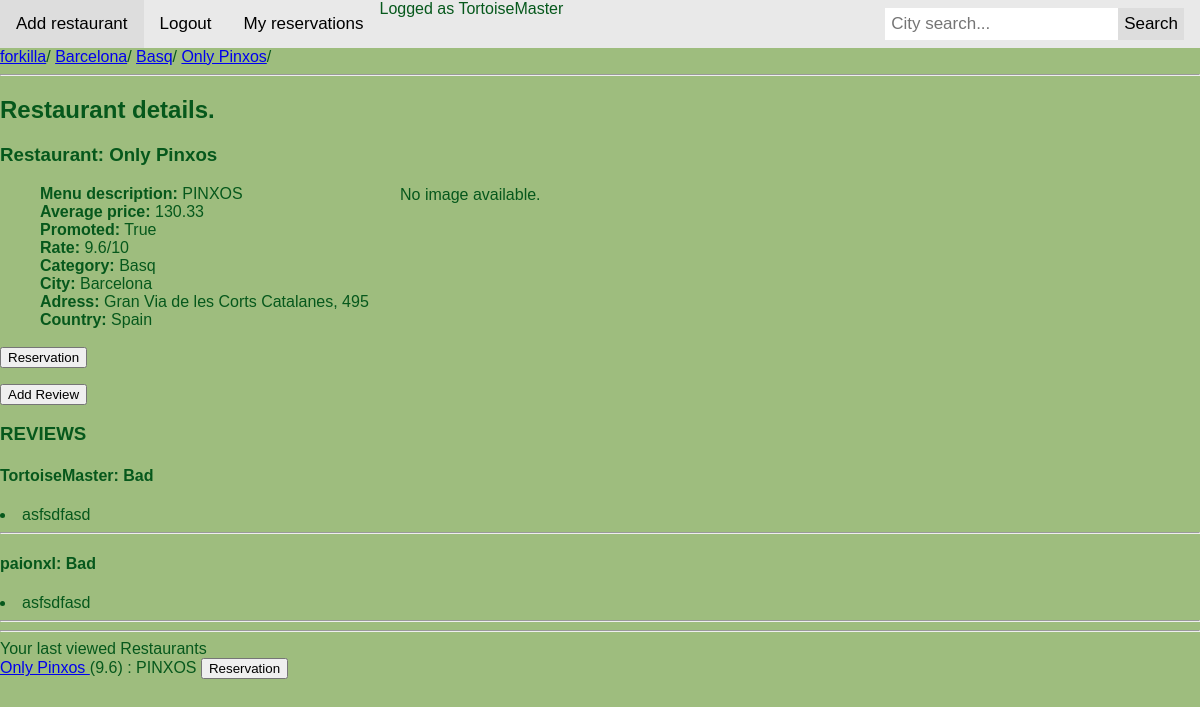
The page /restaurant/09186666/ (signed in) on the database its author committed.
### forkilla/models.py (models this page shows, shortened)
class Restaurant(models.Model):
    CATEGORIES = (
        ("Rice", "Rice"),
        ("Fusi", "Fusion"),
        ("BBQ", "Barbecue"),
        ("Chin", "Chinese"),
        ("Medi", "Mediterranean"),
        ("Crep", "Creperie"),
        ("Hind", "Hindu"),
        ("Japa", "Japanese"),
        ("Ital", "Italian"),
        ("Mexi", "Mexican"),
        ("Peru", "Peruvian"),
        ("Russ", "Russian"),
        ("Turk", "Turkish"),
        ("Basq", "Basque"),
        ("Vegy", "Vegetarian"),
        ("Afri", "African"),
        ("Egyp", "Egyptian"),
        ("Grek", "Greek")
    )
    _d_categories = dict(CATEGORIES)
    restaurant_number = models.CharField(max_length=8, unique=True)
    name = models.CharField(max_length=50)
    menu_description = models.TextField()
    price_average = models.DecimalField(max_digits=5, decimal_places=2)
    is_promot = models.BooleanField()
    rate = models.DecimalField(max_digits=3, decimal_places=1)
    address = models.CharField(max_length=50)
    city = models.CharField(max_length=50)
    country = models.CharField(max_length=50)
    featured_photo = models.ImageField()
    category = models.CharField(max_length=5, choices=CATEGORIES)
    restaurant_capacity = models.PositiveIntegerField(max_length=3)

class Review(models.Model):
    RATING = (
        ("Very Bad", "1"),
        ("Bad", "2"),
        ("OK", "3"),
        ("Good", "4"),
        ("Very Good", "5"),
    )
    _d_rating = dict(RATING)
    id = models.AutoField(primary_key=True)
    restaurant = models.ForeignKey(Restaurant)
    user = models.ForeignKey(User, editable=False, default=00)
    rating = models.CharField(max_length=15, choices=RATING)
    comment = models.CharField(max_length=150)

class RestaurantInsertDate(models.Model):
    viewedrestaurants = models.ForeignKey(ViewedRestaurants, on_delete=models.CASCADE)
    restaurant = models.ForeignKey(Restaurant, on_delete=models.CASCADE)
    date_added = models.DateTimeField(auto_now_add=True)
    class Meta:
        ordering = ['-date_added']

### forkilla/views.py (the view)
# urls.py: url(r'^restaurant/(?P<restaurant_number>.*)/$', views.details, name='restaurant'),
def details(request,restaurant_number=""):
    try:
        viewedrestaurants = _check_session(request)
        restaurant = Restaurant.objects.get(restaurant_number=restaurant_number)
        lastviewed = RestaurantInsertDate(viewedrestaurants=viewedrestaurants, restaurant=restaurant)
        lastviewed.save()
        reviews = Review.objects.filter(restaurant=restaurant)
        context = {
            'logged': request.user.is_authenticated(),
            'user_name': request.user.username,
            'reviews': reviews,
            'city': restaurant.city,
            'category': restaurant.category,
            'admin': request.user.is_superuser,
            'restaurant': restaurant,
            'viewedrestaurants': viewedrestaurants
        }
        return render(request, 'forkilla/details.html', context)
    except Restaurant.DoesNotExist:
        raise Http404

### forkilla/views.py (called while the page is built)
def _check_session(request):
    if "viewedrestaurants" not in request.session:
        viewedrestaurants = ViewedRestaurants()
        viewedrestaurants.save()
        request.session["viewedrestaurants"] = viewedrestaurants.id_vr
    else:
        viewedrestaurants = ViewedRestaurants.objects.get(id_vr=request.session["viewedrestaurants"])
    return viewedrestaurants

### templates/forkilla/details.html (shortened to what this page needs)
{% extends 'forkilla/base.html' %}
{% block content %}
<html>
    <head>
    </head>
    <body style="background-color: #9ebd7e; color: #06581c;">
        <header>
            <hr/>
            <h2>Restaurant details.</h2>
        </header>
        <main>
            <article>
                {% if restaurant %}
                    <div>
                    <dl>
                        <dt><h3>Restaurant: {{restaurant.name}}</h3></dt>
                        <dd><b>Menu description:</b> {{restaurant.menu_description}}</dd>
                        <dd><b>Average price:</b> {{restaurant.price_average}}</dd>
                        <dd><b>Promoted:</b> {{restaurant.is_promot}}</dd>
                        <dd><b>Rate:</b> {{restaurant.rate}}/10</dd>
                        <dd><b>Category:</b> {{restaurant.category}}</dd>
                        <dd><b>City:</b> {{restaurant.city}}</dd>
                        <dd><b>Adress:</b> {{restaurant.address}}</dd>
                        <dd><b>Country:</b> {{restaurant.country}}</dd>
                        <br/>
                        <form action="{% url 'reservation'%}" method="get">
                            <button type="submit" name="reservation" value={{restaurant.restaurant_number}}> Reservation </button>
                        </form>
                        <form action="{% url 'reviews'%}" method="get">
                            <button type="submit" name="reviews" value={{restaurant.restaurant_number}}> Add Review </button>
                        </form>
                    </dl>
                    </div>
                    <div style="position:absolute;top:170px; left:400px;">
                        {% if restaurant.featured_photo %}
                        {% load static %}
                        {% else %}
                        <p>No image available.</p>
                        {% endif %}
                    </div>
                    <h3>REVIEWS</h3>
                    {% for review in reviews %}
                        <h4> <b>{{review.user.username}}: {{review.rating}}</b> </h4>
                        <li>
                            {{review.comment}}
                        </li>
                        <hr/>
                    {% endfor %}
                {% else %}
                    <p>No restaurants are available.</p>
                {% endif %}
            </article>
        </main>
    </body>
</html>
{% endblock%}

### templates/forkilla/base.html (shortened to what this page needs)
<div class="topnav">
    {% if admin %}
        <a href="{%url 'addrestaurant' %}"> Add restaurant </a>
    {% endif %}
    {% if logged %}
        <a href="{%url 'logout' %}?next={{next_url}}"> Logout </a>
        <a href="{%url 'reservations' %}"> My reservations </a>
        Logged as {{user_name}}
    {% else %}
        <a href="{%url 'login' %}?next={{next_url}}"> Login </a>
        <a href="{%url 'register' %}"> Registration </a>
    {% endif %}
    <div class="search-container">
    <form action="{% url 'restaurants'%}" method="SET" style="margin: 0">
        <input  id="search_box" type="text" name="search_box"  placeholder="City search..." >
        <button id="search_submit" type="submit" >Search</button>
    </form>
    </div>
</div>
<nav>
    <a href="{% url 'restaurants'%}">forkilla</a>/
    {% if city %}
    <a href="{% url 'restaurants' city%}">{{city}}</a>/
        {% if category %}
            <a href="{% url 'restaurants' city category%}">{{category}}</a>/
            {% if restaurant %}
                <a href="{% url 'restaurant' restaurant.restaurant_number%}">{{restaurant.name}}</a>/
            {% endif %}
        {% endif %}
    {% endif %}
</nav>
{% block content %}
{% endblock content%}
<hr/>
Your last viewed Restaurants <br>
<form action="{% url 'reservation'%}" method="get">
    {% for restaurant in viewedrestaurants.restaurantinsertdate_set.all|slice:"5"%}
    <a href="{% url 'restaurant' restaurant.restaurant.restaurant_number%}"> 	{{restaurant.restaurant.name}} </a> ({{restaurant.restaurant.rate}}) : 	{{restaurant.restaurant.menu_description}}
    <button type="submit" name="reservation" value={{restaurant.restaurant.restaurant_number}}>Reservation</button>
    <br>
    {% endfor %}
</form>

### templates/forkilla/base.html (style rules this page uses)
* { box-sizing: border-box; }
body { margin: 0; font-family: Arial, Helvetica, sans-serif; }
.topnav { overflow: hidden; background-color: #e9e9e9; }
.topnav a { float: left; display: block; color: black; text-align: center; padding: 14px 16px; text-decoration: none; font-size: 17px; }
.topnav .search-container { float: right; }
.topnav input[type=text] { padding: 6px; margin-top: 8px; font-size: 17px; border: none; }
.topnav .search-container button { float: right; padding: 6px; margin-top: 8px; margin-right: 16px; background: #ddd; font-size: 17px; border: none; cursor: pointer; }

### rows shown on the page
Restaurant: city "Barcelona", category "Basq", name "Only Pinxos", menu_description "PINXOS", price_average "130.33", is_promot "True", rate "9.6", address "Gran Via de les Corts Catalanes, 495", country "Spain"
Review: user.username "TortoiseMaster", rating "Bad", comment "asfsdfasd"
Review: user.username "paionxl", rating "Bad", comment "asfsdfasd"

### other values the page prints
{{ user_name }} "TortoiseMaster"
